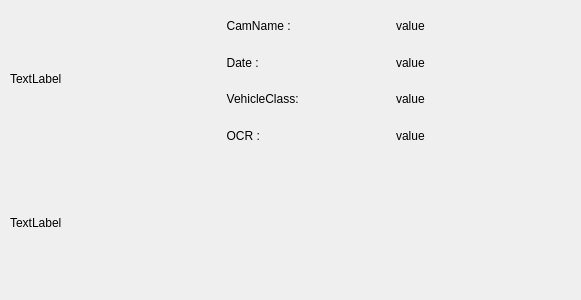
<?xml version="1.0" encoding="UTF-8"?>
<ui version="4.0">
 <class>CardDialog</class>
 <widget class="QDialog" name="CardDialog">
  <property name="geometry">
   <rect>
    <x>0</x>
    <y>0</y>
    <width>581</width>
    <height>300</height>
   </rect>
  </property>
  <property name="sizePolicy">
   <sizepolicy hsizetype="Fixed" vsizetype="Fixed">
    <horstretch>0</horstretch>
    <verstretch>0</verstretch>
   </sizepolicy>
  </property>
  <property name="minimumSize">
   <size>
    <width>581</width>
    <height>300</height>
   </size>
  </property>
  <property name="maximumSize">
   <size>
    <width>581</width>
    <height>300</height>
   </size>
  </property>
  <property name="windowTitle">
   <string>Dialog</string>
  </property>
  <widget class="QWidget" name="layoutWidget">
   <property name="geometry">
    <rect>
     <x>10</x>
     <y>10</y>
     <width>211</width>
     <height>281</height>
    </rect>
   </property>
   <layout class="QVBoxLayout" name="verticalLayout_2">
    <item>
     <widget class="QLabel" name="label_plate_image_path">
      <property name="text">
       <string>TextLabel</string>
      </property>
      <property name="scaledContents">
       <bool>true</bool>
      </property>
     </widget>
    </item>
    <item>
     <widget class="QLabel" name="label_vehicle_image_path">
      <property name="text">
       <string>TextLabel</string>
      </property>
      <property name="scaledContents">
       <bool>true</bool>
      </property>
     </widget>
    </item>
   </layout>
  </widget>
  <widget class="QWidget" name="layoutWidget">
   <property name="geometry">
    <rect>
     <x>220</x>
     <y>10</y>
     <width>351</width>
     <height>141</height>
    </rect>
   </property>
   <layout class="QVBoxLayout" name="verticalLayout">
    <item>
     <layout class="QHBoxLayout" name="horizontalLayout">
      <property name="spacing">
       <number>0</number>
      </property>
      <item>
       <widget class="QLabel" name="label_2">
        <property name="maximumSize">
         <size>
          <width>16777215</width>
          <height>80</height>
         </size>
        </property>
        <property name="text">
         <string>  CamName :</string>
        </property>
       </widget>
      </item>
      <item>
       <widget class="QLabel" name="label_camename">
        <property name="text">
         <string>value</string>
        </property>
       </widget>
      </item>
     </layout>
    </item>
    <item>
     <layout class="QHBoxLayout" name="horizontalLayout_2">
      <property name="spacing">
       <number>0</number>
      </property>
      <item>
       <widget class="QLabel" name="label_3">
        <property name="text">
         <string>  Date :</string>
        </property>
       </widget>
      </item>
      <item>
       <widget class="QLabel" name="label_datetime">
        <property name="text">
         <string>value</string>
        </property>
       </widget>
      </item>
     </layout>
    </item>
    <item>
     <layout class="QHBoxLayout" name="horizontalLayout_3">
      <property name="spacing">
       <number>0</number>
      </property>
      <item>
       <widget class="QLabel" name="label_4">
        <property name="text">
         <string>  VehicleClass:</string>
        </property>
       </widget>
      </item>
      <item>
       <widget class="QLabel" name="label_vehicle_class">
        <property name="text">
         <string>value</string>
        </property>
       </widget>
      </item>
     </layout>
    </item>
    <item>
     <layout class="QHBoxLayout" name="horizontalLayout_4">
      <property name="spacing">
       <number>0</number>
      </property>
      <item>
       <widget class="QLabel" name="label_5">
        <property name="text">
         <string>  OCR :</string>
        </property>
       </widget>
      </item>
      <item>
       <widget class="QLabel" name="label_ocr_number">
        <property name="text">
         <string>value</string>
        </property>
       </widget>
      </item>
     </layout>
    </item>
   </layout>
  </widget>
 </widget>
 <resources/>
 <connections/>
</ui>
